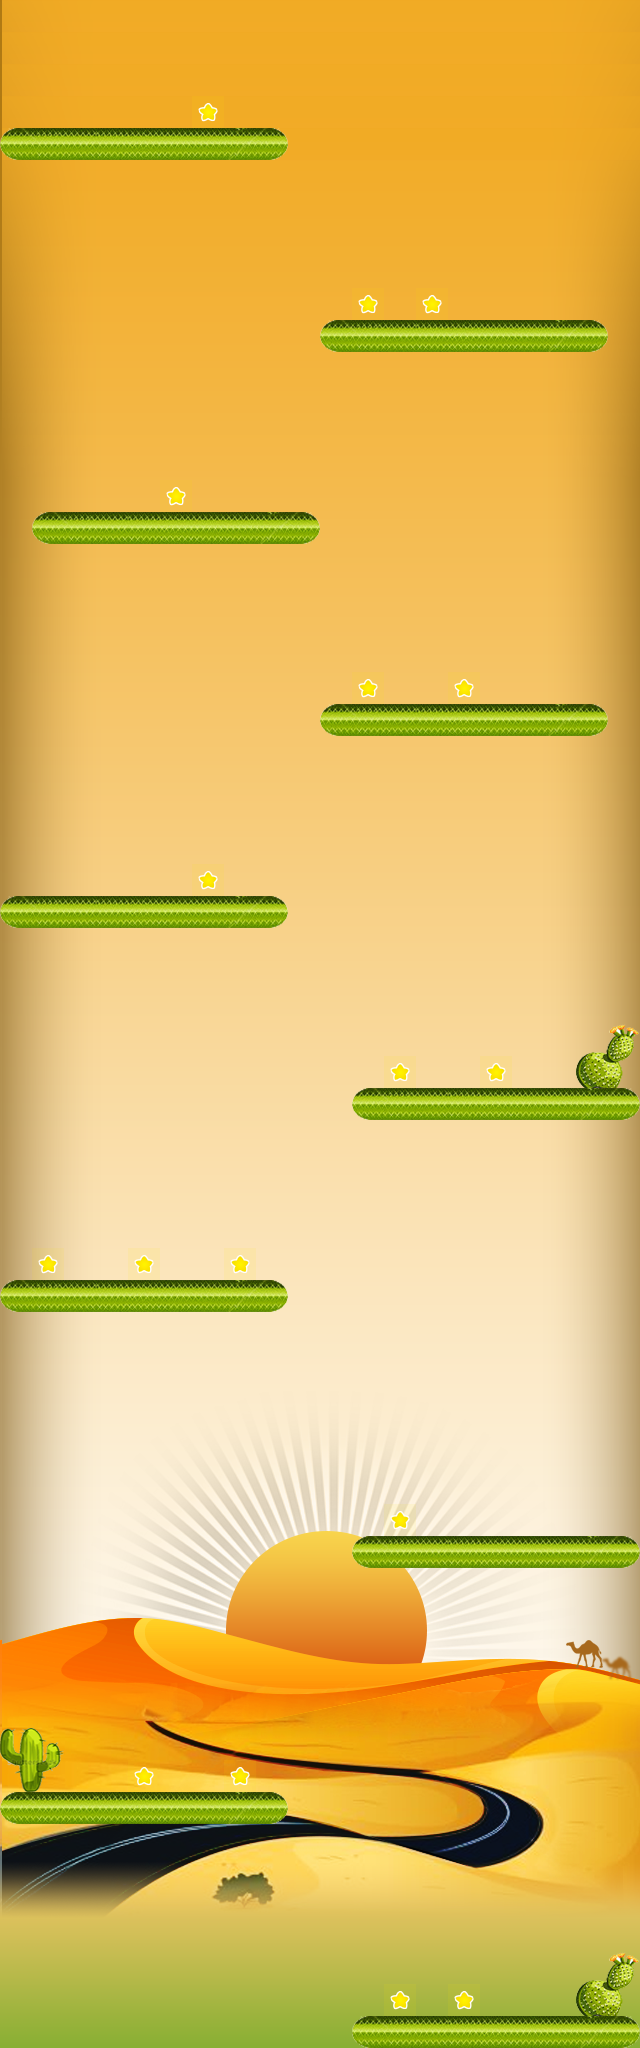

This game map was drawn from its Tiled (.tmx) file and the tilesets committed beside it. A one-line description and the trimmed map source follow:
An orthogonal 20x64 tile map with 32x32 px tiles, 5 tile layers (background, layer1, points, obstacleLayer1, ...), 5 tilesets.

<map version="1.0" orientation="orthogonal" width="20" height="64" tilewidth="32" tileheight="32">
 <tileset firstgid="1" name="b1" tilewidth="32" tileheight="32">
  <image source="b1.png" width="288" height="32" />
  <tile id="0">
   <properties>
    <property name="type" value="base" />
   </properties>
  </tile>
  <tile id="1">
   <properties>
    <property name="type" value="base" />
   </properties>
  </tile>
  <tile id="2">
   <properties>
    <property name="type" value="base" />
   </properties>
  </tile>
  <tile id="3">
   <properties>
    <property name="type" value="base" />
   </properties>
  </tile>
  <tile id="4">
   <properties>
    <property name="type" value="base" />
   </properties>
  </tile>
  <tile id="5">
   <properties>
    <property name="type" value="base" />
   </properties>
  </tile>
  <tile id="6">
   <properties>
    <property name="type" value="base" />
   </properties>
  </tile>
  <tile id="7">
   <properties>
    <property name="type" value="base" />
   </properties>
  </tile>
  <tile id="8">
   <properties>
    <property name="type" value="base" />
   </properties>
  </tile>
 </tileset>
 <tileset firstgid="10" name="background1" tilewidth="32" tileheight="32">
  <image source="background1.png" width="640" height="2048" />
 </tileset>
 <tileset firstgid="1290" name="sta1r-smalll" tilewidth="32" tileheight="32">
  <image source="sta1r-smalll.png" width="32" height="32" />
  <tile id="0">
   <properties>
    <property name="type" value="points" />
   </properties>
  </tile>
 </tileset>
 <tileset firstgid="1291" name="o1.1" tilewidth="32" tileheight="32">
  <image source="o1.1.png" width="64" height="64" />
  <tile id="0">
   <properties>
    <property name="showarrow" value="true" />
    <property name="type" value="obstacle" />
   </properties>
  </tile>
  <tile id="1">
   <properties>
    <property name="type" value="obstacle" />
   </properties>
  </tile>
  <tile id="2">
   <properties>
    <property name="type" value="obstacle" />
   </properties>
  </tile>
  <tile id="3">
   <properties>
    <property name="type" value="obstacle" />
   </properties>
  </tile>
 </tileset>
 <tileset firstgid="1295" name="o1.2" tilewidth="32" tileheight="32">
  <image source="o1.2.png" width="64" height="64" />
  <tile id="0">
   <properties>
    <property name="showarrow" value="true" />
    <property name="type" value="obstacle" />
   </properties>
  </tile>
  <tile id="1">
   <properties>
    <property name="type" value="obstacle" />
   </properties>
  </tile>
  <tile id="2">
   <properties>
    <property name="type" value="obstacle" />
   </properties>
  </tile>
  <tile id="3">
   <properties>
    <property name="type" value="obstacle" />
   </properties>
  </tile>
 </tileset>
 <layer name="background" width="20" height="64">
  <data>[1280 cells, 1280 non-empty, 1200 distinct tile ids]</data>
 </layer>
 <layer name="layer1" width="20" height="64">
  <data>[1280 cells, 90 non-empty, 9 distinct tile ids]</data>
 </layer>
 <layer name="points" width="20" height="64">
  <data>[1280 cells, 17 non-empty, 1 distinct tile ids]</data>
 </layer>
 <layer name="obstacleLayer1" width="20" height="64">
  <data>[1280 cells, 8 non-empty, 4 distinct tile ids]</data>
 </layer>
 <layer name="obstacleLayer2" width="20" height="64">
  <data>[1280 cells, 4 non-empty, 4 distinct tile ids]</data>
 </layer>
</map>
